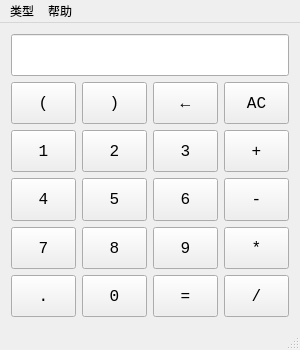
<?xml version="1.0" encoding="UTF-8"?>
<ui version="4.0">
 <class>MainWindow</class>
 <widget class="QMainWindow" name="MainWindow">
  <property name="geometry">
   <rect>
    <x>0</x>
    <y>0</y>
    <width>300</width>
    <height>350</height>
   </rect>
  </property>
  <property name="minimumSize">
   <size>
    <width>300</width>
    <height>350</height>
   </size>
  </property>
  <property name="maximumSize">
   <size>
    <width>600</width>
    <height>700</height>
   </size>
  </property>
  <property name="windowTitle">
   <string>CALC</string>
  </property>
  <widget class="QWidget" name="centralWidget">
   <layout class="QGridLayout" name="gridLayout_2">
    <item row="1" column="0">
     <layout class="QGridLayout" name="gridLayout">
      <item row="4" column="0">
       <widget class="QPushButton" name="pushButton_7">
        <property name="sizePolicy">
         <sizepolicy hsizetype="Minimum" vsizetype="Expanding">
          <horstretch>0</horstretch>
          <verstretch>0</verstretch>
         </sizepolicy>
        </property>
        <property name="font">
         <font>
          <family>Consolas</family>
          <pointsize>12</pointsize>
         </font>
        </property>
        <property name="text">
         <string>7</string>
        </property>
       </widget>
      </item>
      <item row="4" column="1">
       <widget class="QPushButton" name="pushButton_8">
        <property name="sizePolicy">
         <sizepolicy hsizetype="Minimum" vsizetype="Expanding">
          <horstretch>0</horstretch>
          <verstretch>0</verstretch>
         </sizepolicy>
        </property>
        <property name="font">
         <font>
          <family>Consolas</family>
          <pointsize>12</pointsize>
         </font>
        </property>
        <property name="text">
         <string>8</string>
        </property>
       </widget>
      </item>
      <item row="4" column="2">
       <widget class="QPushButton" name="pushButton_9">
        <property name="sizePolicy">
         <sizepolicy hsizetype="Minimum" vsizetype="Expanding">
          <horstretch>0</horstretch>
          <verstretch>0</verstretch>
         </sizepolicy>
        </property>
        <property name="font">
         <font>
          <family>Consolas</family>
          <pointsize>12</pointsize>
         </font>
        </property>
        <property name="text">
         <string>9</string>
        </property>
       </widget>
      </item>
      <item row="4" column="3">
       <widget class="QPushButton" name="pushButton_multiply">
        <property name="sizePolicy">
         <sizepolicy hsizetype="Minimum" vsizetype="Expanding">
          <horstretch>0</horstretch>
          <verstretch>0</verstretch>
         </sizepolicy>
        </property>
        <property name="font">
         <font>
          <family>Consolas</family>
          <pointsize>12</pointsize>
         </font>
        </property>
        <property name="text">
         <string>*</string>
        </property>
       </widget>
      </item>
      <item row="5" column="1">
       <widget class="QPushButton" name="pushButton_0">
        <property name="sizePolicy">
         <sizepolicy hsizetype="Minimum" vsizetype="Expanding">
          <horstretch>0</horstretch>
          <verstretch>0</verstretch>
         </sizepolicy>
        </property>
        <property name="font">
         <font>
          <family>Consolas</family>
          <pointsize>12</pointsize>
         </font>
        </property>
        <property name="text">
         <string>0</string>
        </property>
       </widget>
      </item>
      <item row="5" column="2">
       <widget class="QPushButton" name="pushButton_equal">
        <property name="sizePolicy">
         <sizepolicy hsizetype="Minimum" vsizetype="Expanding">
          <horstretch>0</horstretch>
          <verstretch>0</verstretch>
         </sizepolicy>
        </property>
        <property name="font">
         <font>
          <family>Consolas</family>
          <pointsize>12</pointsize>
         </font>
        </property>
        <property name="text">
         <string>=</string>
        </property>
       </widget>
      </item>
      <item row="5" column="3">
       <widget class="QPushButton" name="pushButton_divide">
        <property name="sizePolicy">
         <sizepolicy hsizetype="Minimum" vsizetype="Expanding">
          <horstretch>0</horstretch>
          <verstretch>0</verstretch>
         </sizepolicy>
        </property>
        <property name="font">
         <font>
          <family>Consolas</family>
          <pointsize>12</pointsize>
          <strikeout>false</strikeout>
         </font>
        </property>
        <property name="text">
         <string>/</string>
        </property>
       </widget>
      </item>
      <item row="3" column="3">
       <widget class="QPushButton" name="pushButton_subtract">
        <property name="sizePolicy">
         <sizepolicy hsizetype="Minimum" vsizetype="Expanding">
          <horstretch>0</horstretch>
          <verstretch>0</verstretch>
         </sizepolicy>
        </property>
        <property name="font">
         <font>
          <family>Consolas</family>
          <pointsize>12</pointsize>
         </font>
        </property>
        <property name="text">
         <string>-</string>
        </property>
       </widget>
      </item>
      <item row="1" column="0">
       <widget class="QPushButton" name="pushButton_leftbracket">
        <property name="sizePolicy">
         <sizepolicy hsizetype="Minimum" vsizetype="Expanding">
          <horstretch>0</horstretch>
          <verstretch>0</verstretch>
         </sizepolicy>
        </property>
        <property name="font">
         <font>
          <family>Consolas</family>
          <pointsize>12</pointsize>
         </font>
        </property>
        <property name="text">
         <string>(</string>
        </property>
       </widget>
      </item>
      <item row="1" column="2">
       <widget class="QPushButton" name="pushButton_backspace">
        <property name="sizePolicy">
         <sizepolicy hsizetype="Minimum" vsizetype="Expanding">
          <horstretch>0</horstretch>
          <verstretch>0</verstretch>
         </sizepolicy>
        </property>
        <property name="font">
         <font>
          <family>Consolas</family>
          <pointsize>12</pointsize>
         </font>
        </property>
        <property name="text">
         <string>←</string>
        </property>
       </widget>
      </item>
      <item row="1" column="3">
       <widget class="QPushButton" name="pushButton_allclear">
        <property name="sizePolicy">
         <sizepolicy hsizetype="Minimum" vsizetype="Expanding">
          <horstretch>0</horstretch>
          <verstretch>0</verstretch>
         </sizepolicy>
        </property>
        <property name="font">
         <font>
          <family>Consolas</family>
          <pointsize>12</pointsize>
         </font>
        </property>
        <property name="text">
         <string>AC</string>
        </property>
       </widget>
      </item>
      <item row="1" column="1">
       <widget class="QPushButton" name="pushButton_rightbracket">
        <property name="sizePolicy">
         <sizepolicy hsizetype="Minimum" vsizetype="Expanding">
          <horstretch>0</horstretch>
          <verstretch>0</verstretch>
         </sizepolicy>
        </property>
        <property name="font">
         <font>
          <family>Consolas</family>
          <pointsize>12</pointsize>
         </font>
        </property>
        <property name="text">
         <string>)</string>
        </property>
       </widget>
      </item>
      <item row="2" column="3">
       <widget class="QPushButton" name="pushButton_add">
        <property name="sizePolicy">
         <sizepolicy hsizetype="Minimum" vsizetype="Expanding">
          <horstretch>0</horstretch>
          <verstretch>0</verstretch>
         </sizepolicy>
        </property>
        <property name="font">
         <font>
          <family>Consolas</family>
          <pointsize>12</pointsize>
         </font>
        </property>
        <property name="text">
         <string>+</string>
        </property>
       </widget>
      </item>
      <item row="3" column="0">
       <widget class="QPushButton" name="pushButton_4">
        <property name="sizePolicy">
         <sizepolicy hsizetype="Minimum" vsizetype="Expanding">
          <horstretch>0</horstretch>
          <verstretch>0</verstretch>
         </sizepolicy>
        </property>
        <property name="font">
         <font>
          <family>Consolas</family>
          <pointsize>12</pointsize>
         </font>
        </property>
        <property name="text">
         <string>4</string>
        </property>
       </widget>
      </item>
      <item row="2" column="2">
       <widget class="QPushButton" name="pushButton_3">
        <property name="sizePolicy">
         <sizepolicy hsizetype="Minimum" vsizetype="Expanding">
          <horstretch>0</horstretch>
          <verstretch>0</verstretch>
         </sizepolicy>
        </property>
        <property name="font">
         <font>
          <family>Consolas</family>
          <pointsize>12</pointsize>
         </font>
        </property>
        <property name="text">
         <string>3</string>
        </property>
       </widget>
      </item>
      <item row="3" column="1">
       <widget class="QPushButton" name="pushButton_5">
        <property name="sizePolicy">
         <sizepolicy hsizetype="Minimum" vsizetype="Expanding">
          <horstretch>0</horstretch>
          <verstretch>0</verstretch>
         </sizepolicy>
        </property>
        <property name="font">
         <font>
          <family>Consolas</family>
          <pointsize>12</pointsize>
         </font>
        </property>
        <property name="text">
         <string>5</string>
        </property>
       </widget>
      </item>
      <item row="2" column="0">
       <widget class="QPushButton" name="pushButton_1">
        <property name="sizePolicy">
         <sizepolicy hsizetype="Minimum" vsizetype="Expanding">
          <horstretch>0</horstretch>
          <verstretch>0</verstretch>
         </sizepolicy>
        </property>
        <property name="font">
         <font>
          <family>Consolas</family>
          <pointsize>12</pointsize>
         </font>
        </property>
        <property name="text">
         <string>1</string>
        </property>
       </widget>
      </item>
      <item row="2" column="1">
       <widget class="QPushButton" name="pushButton_2">
        <property name="sizePolicy">
         <sizepolicy hsizetype="Minimum" vsizetype="Expanding">
          <horstretch>0</horstretch>
          <verstretch>0</verstretch>
         </sizepolicy>
        </property>
        <property name="font">
         <font>
          <family>Consolas</family>
          <pointsize>12</pointsize>
         </font>
        </property>
        <property name="text">
         <string>2</string>
        </property>
       </widget>
      </item>
      <item row="3" column="2">
       <widget class="QPushButton" name="pushButton_6">
        <property name="sizePolicy">
         <sizepolicy hsizetype="Minimum" vsizetype="Expanding">
          <horstretch>0</horstretch>
          <verstretch>0</verstretch>
         </sizepolicy>
        </property>
        <property name="font">
         <font>
          <family>Consolas</family>
          <pointsize>12</pointsize>
         </font>
        </property>
        <property name="text">
         <string>6</string>
        </property>
       </widget>
      </item>
      <item row="0" column="0" colspan="4">
       <widget class="QLineEdit" name="lineEdit">
        <property name="sizePolicy">
         <sizepolicy hsizetype="Expanding" vsizetype="Expanding">
          <horstretch>0</horstretch>
          <verstretch>0</verstretch>
         </sizepolicy>
        </property>
        <property name="minimumSize">
         <size>
          <width>0</width>
          <height>0</height>
         </size>
        </property>
        <property name="font">
         <font>
          <family>Consolas</family>
          <pointsize>12</pointsize>
         </font>
        </property>
       </widget>
      </item>
      <item row="5" column="0">
       <widget class="QPushButton" name="pushButton_point">
        <property name="sizePolicy">
         <sizepolicy hsizetype="Minimum" vsizetype="Expanding">
          <horstretch>0</horstretch>
          <verstretch>0</verstretch>
         </sizepolicy>
        </property>
        <property name="font">
         <font>
          <family>Consolas</family>
          <pointsize>12</pointsize>
         </font>
        </property>
        <property name="text">
         <string>.</string>
        </property>
       </widget>
      </item>
     </layout>
    </item>
   </layout>
  </widget>
  <widget class="QMenuBar" name="menuBar">
   <property name="geometry">
    <rect>
     <x>0</x>
     <y>0</y>
     <width>300</width>
     <height>26</height>
    </rect>
   </property>
   <widget class="QMenu" name="menu">
    <property name="title">
     <string>类型</string>
    </property>
    <addaction name="action"/>
    <addaction name="action_2"/>
   </widget>
   <widget class="QMenu" name="menu_2">
    <property name="title">
     <string>帮助</string>
    </property>
    <addaction name="action_3"/>
   </widget>
   <addaction name="menu"/>
   <addaction name="menu_2"/>
  </widget>
  <widget class="QStatusBar" name="statusBar"/>
  <action name="action">
   <property name="text">
    <string>标准</string>
   </property>
  </action>
  <action name="action_2">
   <property name="text">
    <string>大数</string>
   </property>
  </action>
  <action name="action_3">
   <property name="text">
    <string>使用说明</string>
   </property>
  </action>
 </widget>
 <layoutdefault spacing="6" margin="11"/>
 <resources/>
 <connections/>
</ui>
